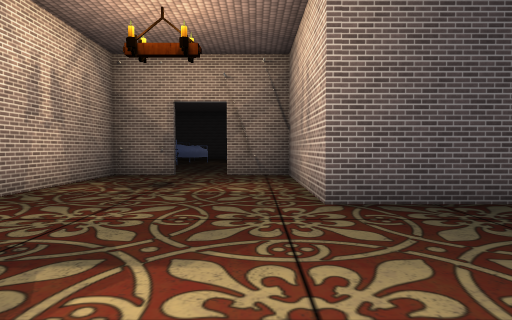
view 1 (above)

22 first-person views from a walk through a scene from a Unity 3-D project. The camera is 1.4 m above the floor, tilts 2° down and sees 75° across. The floor is counted in squares, 2 m on a side. Each view is taken from the middle of a square. On the plan, view 1 faces up. The plan holds only what a view shows up to about 10 squares ahead; the rest is blank. The player is left out. Door leaves are left out, so doorways stand open. Some surface patterns are stand-ins.

view 2
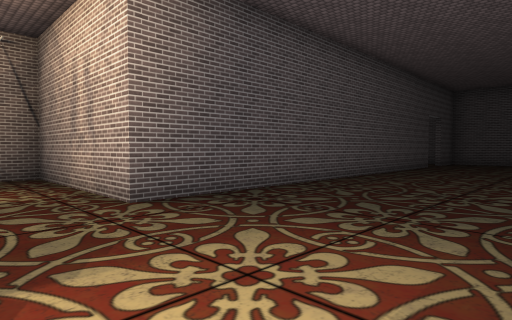

view 3
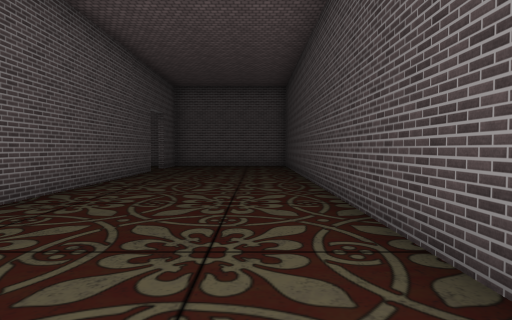

view 4
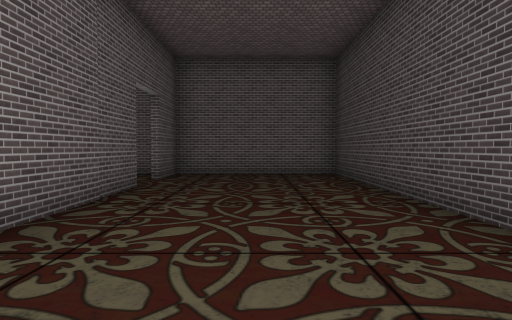

view 5
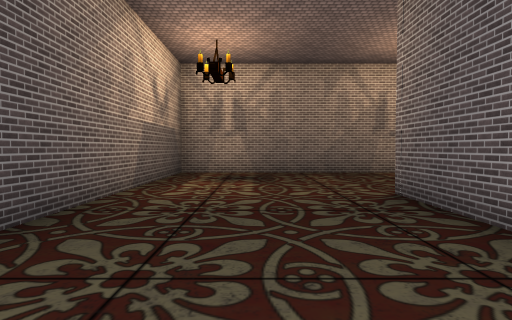

view 6
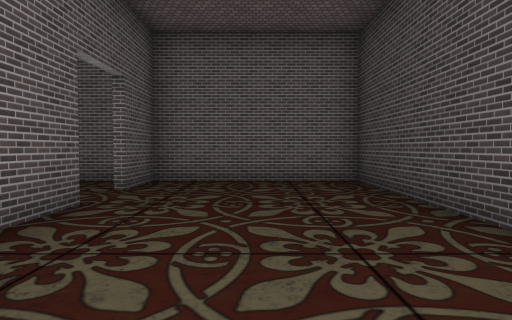

view 7
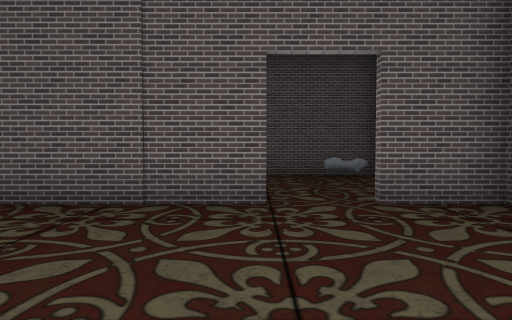

view 8
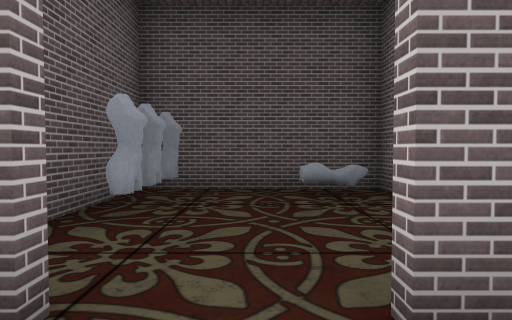

view 9
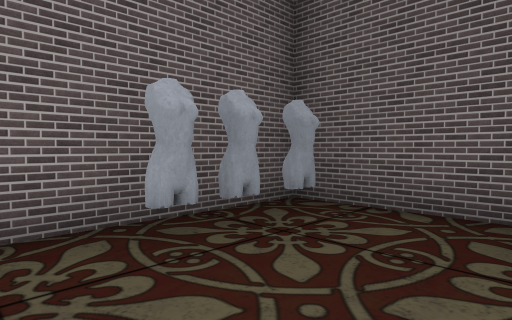

view 10
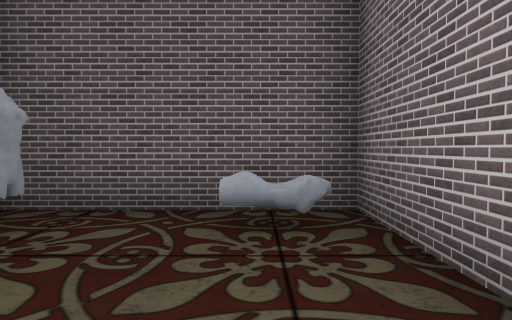

view 11
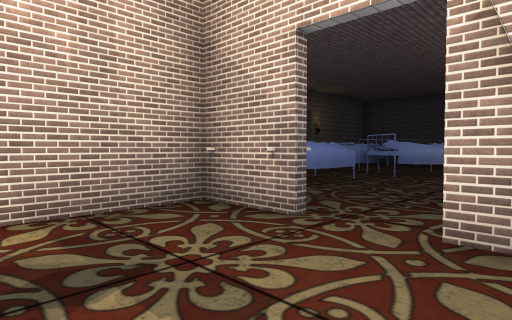

view 12
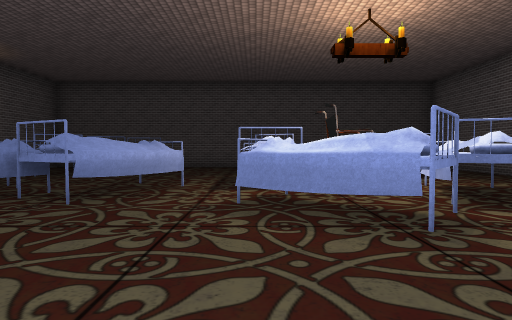

view 13
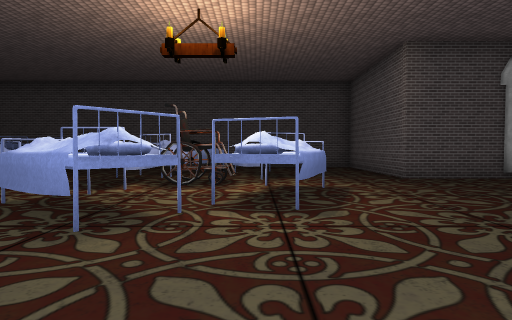

view 14
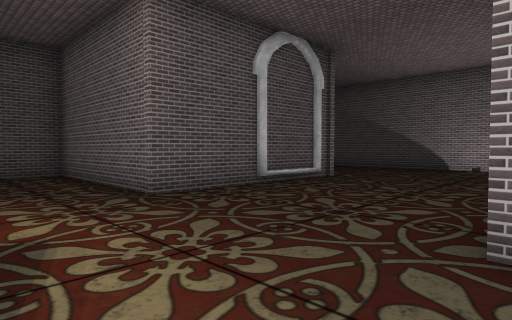

view 15
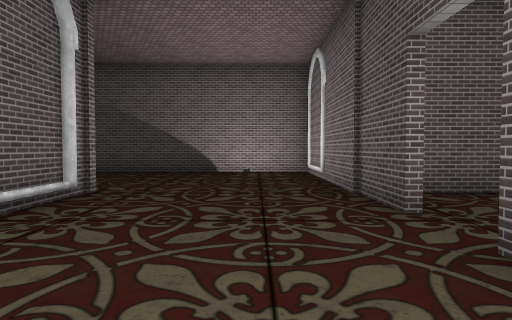

view 16
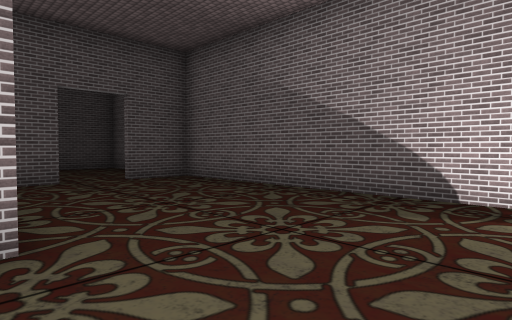

view 17
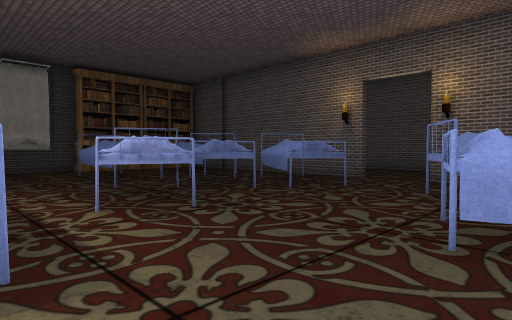

view 18
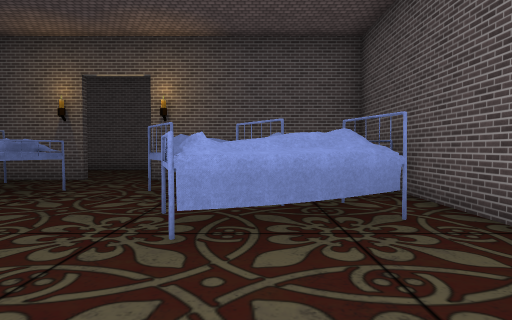

view 19
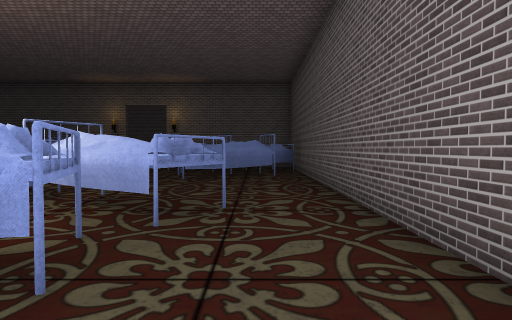

view 20
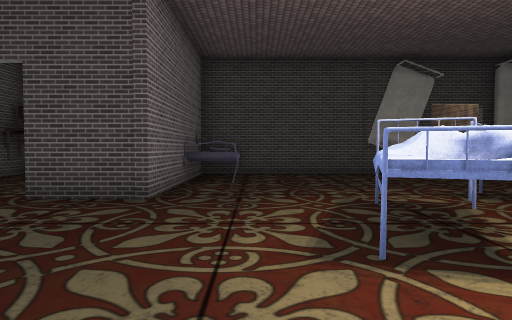

view 21
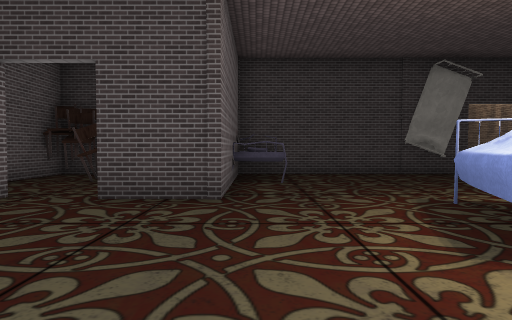

view 22
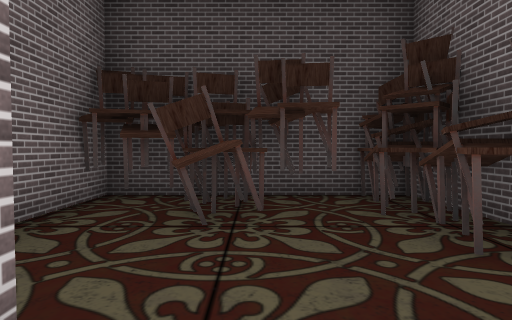

### Floor plan
Ten units are one square. View 1 is at (0, 0); x grows to the right and y downward. Boxes are objects, and circles mark ways between rooms. Rooms are numbered by the first view taken in them; rooms with no view inside come last. Other rooms are left out.
<svg viewBox="-89 -230 246 237">
<path fill="none" stroke="#000" d="M122 -42 9 -42 9 -88M-4 -88 -9 -88M-21 -88 -37 -88 -37 2 152 2 152 -42 135 -42M152 -49 152 -88 110 -88 110 -54M55 -125 55 -134 72 -134M85 -134 148 -134 148 -223 132 -223M-9 -89 45 -89M24 -223 -76 -223M65 -89 76 -89M-41 -89 -34 -89M105 -177 55 -177 55 -223 41 -223M102 -95 102 -124M-84 -162 -84 -131M120 -223 111 -223"/>
<rect x="115" y="-65" width="10" height="10" fill="#bbb"><title>other object</title></rect>
<rect x="115" y="-75" width="10" height="10" fill="#bbb"><title>other object</title></rect>
<rect x="115" y="-85" width="10" height="10" fill="#bbb"><title>other object</title></rect>
<rect x="135" y="-85" width="10" height="10" fill="#bbb"><title>other object</title></rect>
<rect x="-75" y="-135" width="20" height="20" fill="#bbb"><title>bed</title></rect>
<rect x="-75" y="-165" width="20" height="30" fill="#bbb"><title>bed</title></rect>
<rect x="-75" y="-195" width="20" height="10" fill="#bbb"><title>bed</title></rect>
<rect x="-65" y="-155" width="20" height="20" fill="#bbb"><title>bed</title></rect>
<rect x="-65" y="-225" width="20" height="30" fill="#bbb"><title>bed</title></rect>
<rect x="-55" y="-95" width="10" height="10" fill="#bbb"><title>bookshelf</title></rect>
<rect x="-55" y="-135" width="20" height="30" fill="#bbb"><title>bed</title></rect>
<rect x="-55" y="-215" width="20" height="30" fill="#bbb"><title>bed</title></rect>
<rect x="-45" y="-165" width="20" height="20" fill="#bbb"><title>bed</title></rect>
<rect x="-35" y="-95" width="10" height="10" fill="#bbb"><title>other object</title></rect>
<rect x="-15" y="-155" width="30" height="30" fill="#bbb"><title>bed</title></rect>
<rect x="-15" y="-185" width="20" height="30" fill="#bbb"><title>bed</title></rect>
<rect x="-15" y="-205" width="30" height="20" fill="#bbb"><title>bed</title></rect>
<rect x="-5" y="-95" width="10" height="10" fill="#bbb"><title>other object</title></rect>
<rect x="5" y="-175" width="10" height="20" fill="#bbb"><title>other object</title></rect>
<rect x="15" y="-165" width="20" height="30" fill="#bbb"><title>bed</title></rect>
<rect x="15" y="-205" width="20" height="30" fill="#bbb"><title>bed</title></rect>
<rect x="45" y="-115" width="10" height="30" fill="#bbb"><title>bed</title></rect>
<rect x="55" y="-95" width="10" height="10" fill="#bbb"><title>chair</title></rect>
<rect x="55" y="-105" width="10" height="10" fill="#bbb"><title>chair</title></rect>
<rect x="55" y="-115" width="10" height="10" fill="#bbb"><title>chair</title></rect>
<rect x="55" y="-125" width="10" height="10" fill="#bbb"><title>chair</title></rect>
<rect x="65" y="-105" width="10" height="10" fill="#bbb"><title>chair</title></rect>
<rect x="75" y="-85" width="10" height="10" fill="#bbb"><title>other object</title></rect>
<rect x="75" y="-95" width="10" height="10" fill="#bbb"><title>chair</title></rect>
<rect x="75" y="-105" width="10" height="10" fill="#bbb"><title>chair</title></rect>
<rect x="85" y="-95" width="10" height="10" fill="#bbb"><title>chair</title></rect>
<rect x="85" y="-105" width="10" height="10" fill="#bbb"><title>chair</title></rect>
<rect x="85" y="-115" width="10" height="10" fill="#bbb"><title>chair</title></rect>
<rect x="95" y="-95" width="10" height="10" fill="#bbb"><title>chair</title></rect>
<rect x="135" y="-155" width="10" height="10" fill="#bbb"><title>other object</title></rect>
<circle cx="130" cy="-40" r="3" fill="#2a7"/>
<circle cx="-15" cy="-90" r="3" fill="#2a7"/>
<text x="50" y="-30">1</text>
<text x="130" y="-70">2</text>
<text x="20" y="-150">3</text>
</svg>
Room 1 opens to room 2. Room 1 opens to room 3.

Where each view was taken, in squares from view 1:
view 1: 0 up, 0 right, facing up
view 2: 0 up, 1 left, facing up-right
view 3: 1 up, 2 right, facing right
view 4: 2 up, 6 right, facing right
view 5: 2 up, 6 right, facing left
view 6: 2 up, 8 right, facing right
view 7: 0 up, 12 right, facing up
view 8: 3 up, 13 right, facing up
view 9: 5 up, 14 right, facing up-left
view 10: 5 up, 14 right, facing up
view 11: 6 up, 0 right, facing up-left
view 12: 10 up, 1 left, facing up
view 13: 10 up, 2 right, facing up
view 14: 13 up, 3 right, facing up-right
view 15: 15 up, 5 right, facing right
view 16: 15 up, 10 right, facing up-right
view 17: 20 up, 1 left, facing down-left
view 18: 20 up, 1 left, facing left
view 19: 21 up, 4 right, facing left
view 20: 18 up, 4 right, facing down
view 21: 18 up, 5 right, facing down
view 22: 14 up, 8 right, facing down
